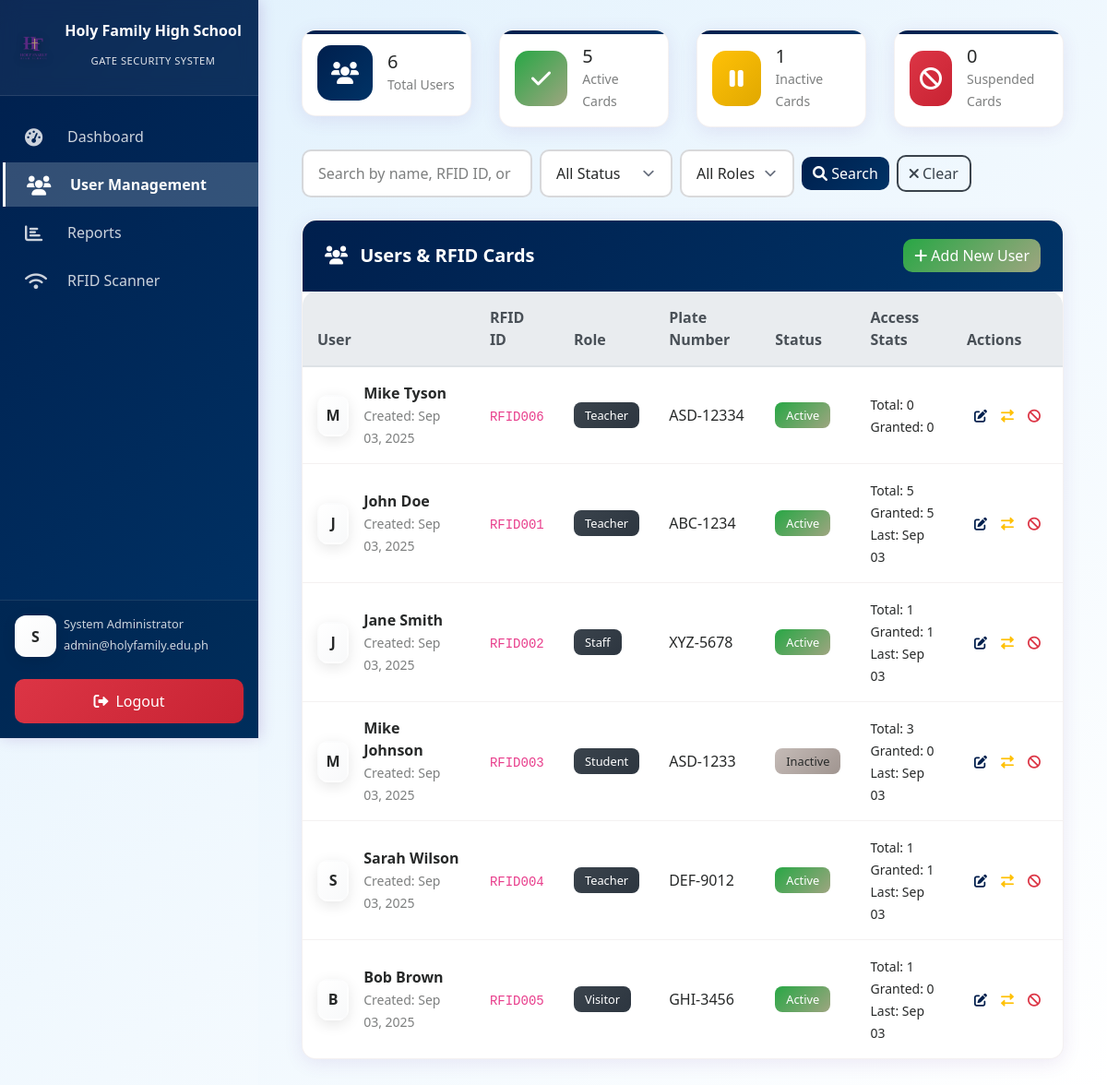
Page /index.php?page=rfid (signed in) on the earlier database version.
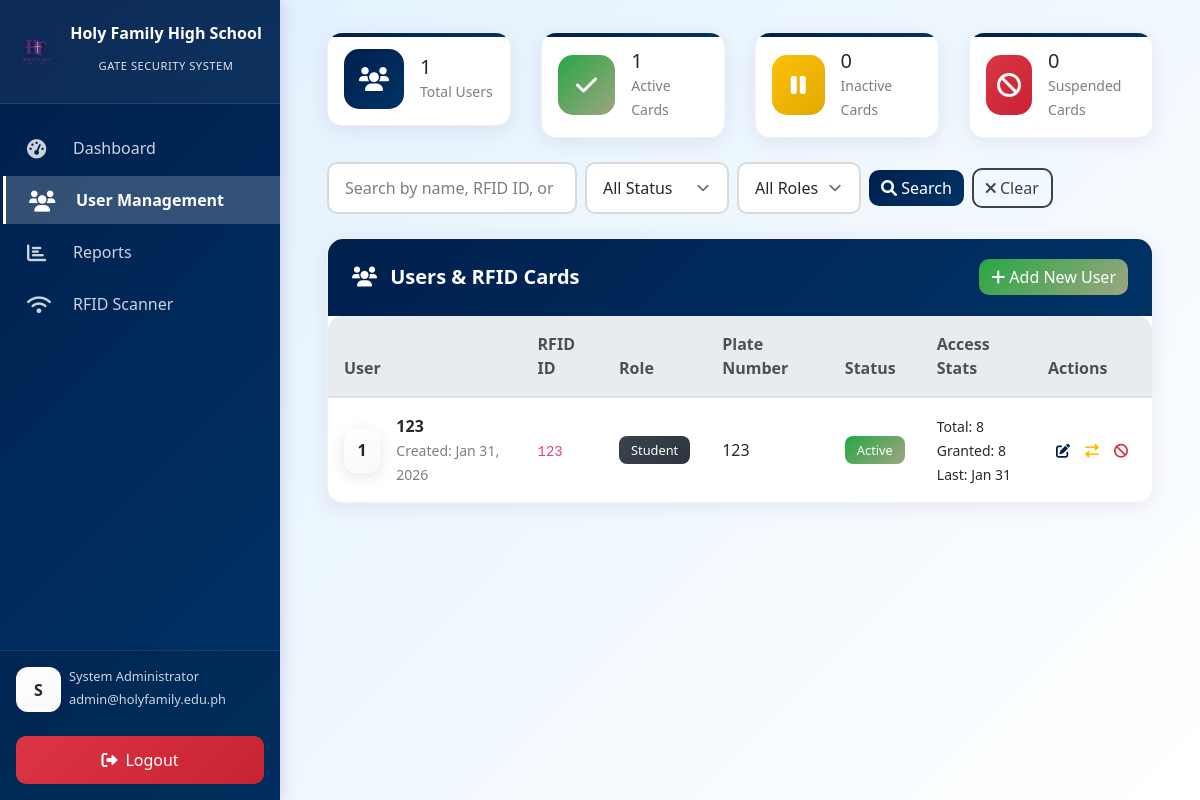
Same page on the later database version.
### tables this page shows
CREATE TABLE `rfid_cards` (
  `id` int(11) UNSIGNED NOT NULL,
  `rfid_id` varchar(50) NOT NULL,
  `full_name` varchar(100) NOT NULL,
  `role` enum('student','teacher','staff','visitor') NOT NULL,
  `plate_number` varchar(20) DEFAULT NULL,
  `status` enum('active','inactive','suspended') DEFAULT 'active',
  `created_by` int(11) UNSIGNED DEFAULT NULL,
  `created_at` timestamp NOT NULL DEFAULT current_timestamp(),
  `updated_at` timestamp NOT NULL DEFAULT current_timestamp() ON UPDATE current_timestamp()
);

### views/rfid/manage.php (the view, shortened to what the changed rows need)
<?php
$conn = getConnection();
$search = $_GET['search'] ?? '';
$whereClause = "1=1";
$params = [];
$types = "";
$usersQuery = "
    SELECT
        rc.*,
        a.username as created_by_username,
        (SELECT COUNT(*) FROM access_logs WHERE card_id = rc.id) as total_access,
        (SELECT COUNT(*) FROM access_logs WHERE card_id = rc.id AND access_result = 'granted') as granted_access,
        (SELECT MAX(access_timestamp) FROM access_logs WHERE card_id = rc.id) as last_access
    FROM rfid_cards rc
    LEFT JOIN admins a ON rc.created_by = a.id
    WHERE $whereClause
    ORDER BY rc.created_at DESC
";
if (!empty($params)) {
    $stmt = mysqli_prepare($conn, $usersQuery);
    mysqli_stmt_bind_param($stmt, $types, ...$params);
    mysqli_stmt_execute($stmt);
    $usersResult = mysqli_stmt_get_result($stmt);
} else {
    $usersResult = mysqli_query($conn, $usersQuery);
}
$statsQuery = "
    SELECT
        COUNT(*) as total_cards,
        SUM(CASE WHEN status = 'active' THEN 1 ELSE 0 END) as active_cards,
        SUM(CASE WHEN status = 'inactive' THEN 1 ELSE 0 END) as inactive_cards,
        SUM(CASE WHEN status = 'suspended' THEN 1 ELSE 0 END) as suspended_cards
    FROM rfid_cards
";
$statsResult = mysqli_query($conn, $statsQuery);
$stats = mysqli_fetch_assoc($statsResult);
?>
<!DOCTYPE html>
<html lang="en">
<head>
    <link href="https://cdn.jsdelivr.net/npm/bootstrap@4.6.2/dist/css/bootstrap.min.css" rel="stylesheet">
    <link href="https://cdnjs.cloudflare.com/ajax/libs/font-awesome/6.0.0/css/all.min.css" rel="stylesheet">
    <link href="https://cdn.jsdelivr.net/npm/sweetalert2@11.7.32/dist/sweetalert2.min.css" rel="stylesheet">
    <link href="assets/css/enhanced-app.css" rel="stylesheet">
</head>
<body>
    <?php include 'includes/navigation.php'; ?>
    <div class="main-content">
        <div class="container-fluid">
            <div class="row mb-4">
                <div class="col-md-3">
                    <div class="stat-card p-3">
                        <div class="d-flex align-items-center">
                            <div class="stat-icon bg-primary-gradient">
                                <i class="fas fa-users"></i>
                            </div>
                            <div class="ml-3">
                                <h5 class="mb-0"><?= number_format($stats['total_cards']) ?></h5>
                                <small class="text-muted">Total Users</small>
                            </div>
                        </div>
                    </div>
                </div>
                <div class="col-md-3">
                    <div class="stat-card p-3">
                        <div class="d-flex align-items-center">
                            <div class="stat-icon bg-success-gradient">
                                <i class="fas fa-check"></i>
                            </div>
                            <div class="ml-3">
                                <h5 class="mb-0"><?= number_format($stats['active_cards']) ?></h5>
                                <small class="text-muted">Active Cards</small>
                            </div>
                        </div>
                    </div>
                </div>
                <div class="col-md-3">
                    <div class="stat-card p-3">
                        <div class="d-flex align-items-center">
                            <div class="stat-icon bg-warning-gradient">
                                <i class="fas fa-pause"></i>
                            </div>
                            <div class="ml-3">
                                <h5 class="mb-0"><?= number_format($stats['inactive_cards']) ?></h5>
                                <small class="text-muted">Inactive Cards</small>
                            </div>
                        </div>
                    </div>
                </div>
                <div class="col-md-3">
                    <div class="stat-card p-3">
                        <div class="d-flex align-items-center">
                            <div class="stat-icon bg-danger-gradient">
                                <i class="fas fa-ban"></i>
                            </div>
                            <div class="ml-3">
                                <h5 class="mb-0"><?= number_format($stats['suspended_cards']) ?></h5>
                                <small class="text-muted">Suspended Cards</small>
                            </div>
                        </div>
                    </div>
                </div>
            </div>
            <div class="row mb-4">
                <div class="col-md-12">
                    <form method="GET" class="form-inline">
                        <input type="text" class="form-control mr-2" name="search" placeholder="Search by name, RFID ID, or plate" value="<?= htmlspecialchars($search) ?>" style="width: 250px;">
                        <select class="form-control mr-2" name="status">
                            <option value="">All Status</option>
                        </select>
                        <select class="form-control mr-2" name="role">
                            <option value="">All Roles</option>
                        </select>
                        <button type="submit" class="btn btn-primary mr-2">
                            <i class="fas fa-search"></i> Search
                        </button>
                        <a href="index.php?page=rfid" class="btn btn-outline-secondary">
                            <i class="fas fa-times"></i> Clear
                        </a>
                    </form>
                </div>
            </div>
            <div class="row">
                <div class="col-12">
                    <div class="card">
                        <div class="card-header d-flex justify-content-between align-items-center">
                            <h5><i class="fas fa-users"></i> Users & RFID Cards</h5>
                            <button type="button" class="btn btn-success" data-toggle="modal" data-target="#addUserModal">
                                <i class="fas fa-plus"></i> Add New User
                            </button>
                        </div>
                        <div class="card-body p-0">
                            <div class="table-responsive">
                                <table class="table table-hover mb-0">
                                    <thead class="thead-light">
                                        <tr>
                                            <th>User</th>
                                            <th>RFID ID</th>
                                            <th class="d-none d-md-table-cell">Role</th>
                                            <th class="d-none d-lg-table-cell">Plate Number</th>
                                            <th>Status</th>
                                            <th class="d-none d-md-table-cell">Access Stats</th>
                                            <th>Actions</th>
                                        </tr>
                                    </thead>
                                    <tbody>
                                        <?php while ($user = mysqli_fetch_assoc($usersResult)): ?>
                                        <tr>
                                            <td>
                                                <div class="d-flex align-items-center">
                                                    <div class="user-avatar">
                                                        <?= strtoupper(substr($user['full_name'], 0, 1)) ?>
                                                    </div>
                                                    <div class="ml-3">
                                                        <strong><?= htmlspecialchars($user['full_name']) ?></strong>
                                                        <br><small class="text-muted">Created: <?= date('M d, Y', strtotime($user['created_at'])) ?></small>
                                                    </div>
                                                </div>
                                            </td>
                                            <td>
                                                <code><?= htmlspecialchars($user['rfid_id']) ?></code>
                                            </td>
                                            <td class="d-none d-md-table-cell">
                                                <span class="badge badge-secondary">
                                                    <?= ucfirst($user['role']) ?>
                                                </span>
                                            </td>
                                            <td class="d-none d-lg-table-cell"><?= htmlspecialchars($user['plate_number'] ?? '-') ?></td>
                                            <td>
                                                <span class="badge badge-<?= $user['status'] ?>">
                                                    <?= ucfirst($user['status']) ?>
                                                </span>
                                            </td>
                                            <td class="d-none d-md-table-cell">
                                                <small>
                                                    Total: <?= $user['total_access'] ?><br>
                                                    Granted: <?= $user['granted_access'] ?>
                                                    <?php if ($user['last_access']): ?>
                                                        <br>Last: <?= date('M d', strtotime($user['last_access'])) ?>
                                                    <?php endif; ?>
                                                </small>
                                            </td>
                                            <td>
                                                <div class="btn-group">
                                                    <button class="btn btn-sm btn-outline-primary" title="Edit User"
                                                            onclick="editUser(<?= $user['id'] ?>, '<?= htmlspecialchars($user['rfid_id']) ?>', '<?= htmlspecialchars($user['full_name']) ?>', '<?= $user['role'] ?>', '<?= htmlspecialchars($user['plate_number'] ?? '') ?>')">
                                                        <i class="fas fa-edit"></i>
                                                    </button>
                                                    <button class="btn btn-sm btn-outline-warning" title="Change Status"
                                                            onclick="changeStatus(<?= $user['id'] ?>, '<?= $user['status'] ?>')">
                                                        <i class="fas fa-exchange-alt"></i>
                                                    </button>
                                                    <button class="btn btn-sm btn-outline-danger" title="Deactivate"
                                                            onclick="deactivateUser(<?= $user['id'] ?>, '<?= htmlspecialchars($user['full_name']) ?>')">
                                                        <i class="fas fa-ban"></i>
                                                    </button>
                                                </div>
                                            </td>
                                        </tr>
                                        <?php endwhile; ?>
                                    </tbody>
                                </table>
                            </div>
                        </div>
                    </div>
                </div>
            </div>
        </div>
    </div>
</body>
</html>

Differences in the rows shown:
removed rfid_cards: full_name "M", full_name "Mike Tyson", created_at "Sep 03, 2025", rfid "RFID006", role "Teacher", plate_number "ASD-12334", status "Active", total_access "0", granted_access "0"
removed rfid_cards: full_name "J", full_name "John Doe", created_at "Sep 03, 2025", rfid "RFID001", role "Teacher", plate_number "ABC-1234", status "Active", total_access "5", granted_access "5", last_access "Sep 03"
removed rfid_cards: full_name "J", full_name "Jane Smith", created_at "Sep 03, 2025", rfid "RFID002", role "Staff", plate_number "XYZ-5678", status "Active", total_access "1", granted_access "1", last_access "Sep 03"
removed rfid_cards: full_name "M", full_name "Mike Johnson", created_at "Sep 03, 2025", rfid "RFID003", role "Student", plate_number "ASD-1233", status "Inactive", total_access "3", granted_access "0", last_access "Sep 03"
removed rfid_cards: full_name "S", full_name "Sarah Wilson", created_at "Sep 03, 2025", rfid "RFID004", role "Teacher", plate_number "DEF-9012", status "Active", total_access "1", granted_access "1", last_access "Sep 03"
removed rfid_cards: full_name "B", full_name "Bob Brown", created_at "Sep 03, 2025", rfid "RFID005", role "Visitor", plate_number "GHI-3456", status "Active", total_access "1", granted_access "0", last_access "Sep 03"
added rfid_cards: full_name "1", full_name "123", created_at "Jan 31, 2026", rfid "123", role "Student", plate_number "123", status "Active", total_access "8", granted_access "8", last_access "Jan 31"
Other differences:
$stats['total_cards']: "6" → "1"
$stats['active_cards']: "5" → "1"
$stats['inactive_cards']: "1" → "0"
